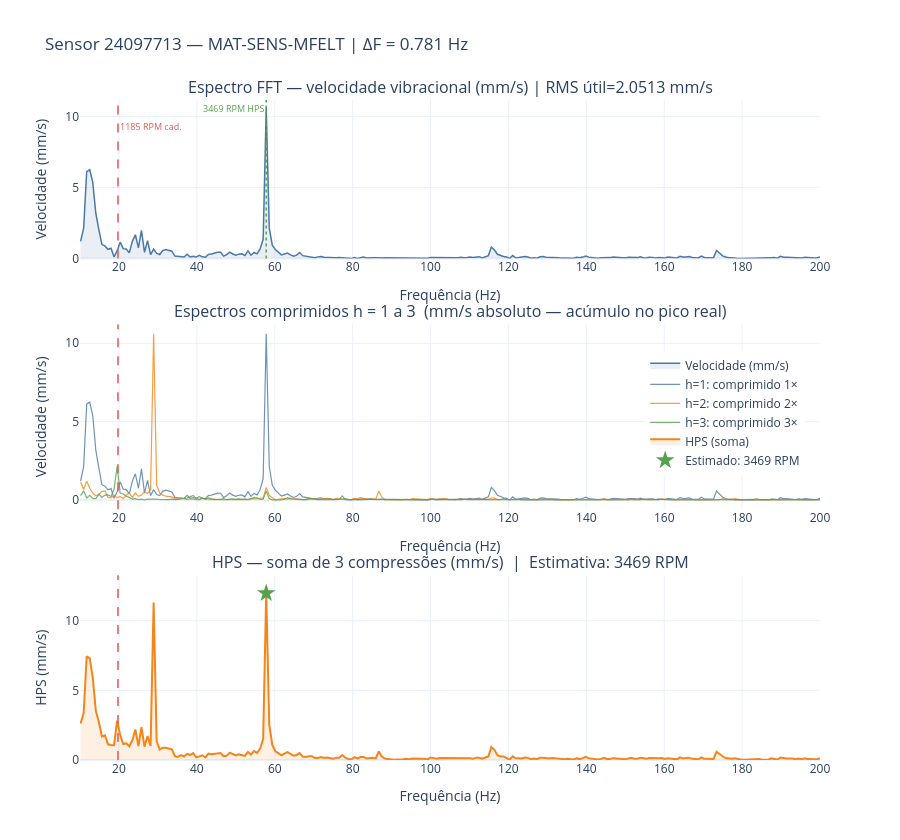

The notebook cell this image was saved under:
### Code cell
# ── 6.2 Seleção do sensor e análise ──────────────────────────────────────────
#
# Preencha SERIAL_SELECIONADO com o serial desejado (veja tabela 6.1).
# Deixe None para usar o primeiro sensor disponível.
#
SERIAL_SELECIONADO = 24097713   # ex.: "24097713"

# ─────────────────────────────────────────────────────────────────────────────
if not fft_disponiveis:
    print("[INFO] Sem dados coletados. Execute: python coletor.py")
else:
    if SERIAL_SELECIONADO:
        serial_sel = str(SERIAL_SELECIONADO)
        if serial_sel not in fft_disponiveis:
            disponiveis_str = ", ".join(sorted(fft_disponiveis.keys())[:10]) + "..."
            print(f"╔══ AVISO ══════════════════════════════════════════════════╗")
            print(f"║ Serial '{serial_sel}' não encontrado nos dados coletados.  ")
            print(f"║ Possíveis motivos:                                         ")
            print(f"║   • Sem medições nos últimos 3 dias (máquina parada/off)  ")
            print(f"║   • Serial digitado incorretamente                        ")
            print(f"║ Consulte a tabela 6.1 para seriais disponíveis.           ")
            print(f"╚═══════════════════════════════════════════════════════════╝")
            serial_sel = None
    else:
        serial_sel = None

    if serial_sel is None:
        # Usa o sensor com maior RMS disponível como padrão
        serial_sel = max(
            fft_disponiveis.keys(),
            key=lambda s: fft_disponiveis[s]["docs"][0].get("_rms_selecionado", 0.0)
        )
        print(f"[INFO] Usando sensor com maior RMS disponível: {serial_sel}\n")

    dados_sel = fft_disponiveis[serial_sel]
    rpm_cad   = dados_sel.get("rotacaoNominal")
    doc_sel   = dados_sel.get("docs", [{}])[0]
    rms_sel   = doc_sel.get("_rms_selecionado")

    print(f"Equipamento : {dados_sel.get('tag')}")
    print(f"Serial      : {serial_sel}")
    print(f"RPM cadastrado: {f'{rpm_cad:.0f}' if rpm_cad else '— (não cadastrado)'}")
    if rms_sel is not None:
        aviso = " ⚠ sinal fraco — máquina possivelmente parada" if rms_sel < 0.01 else ""
        print(f"RMS útil    : {rms_sel:.4f} mm/s{aviso}")
    print()

    resultado_sel = analisar_sensor(serial_sel, dados_sel,
                                    n_harmonics=3, exibir_figura=True)
    if resultado_sel:
        print("\n── Resultado HPS ──────────────────────────────────")
        print(f"  RPM estimado    : {resultado_sel['rpm_estimado']:.0f} RPM  ({resultado_sel['f_hz']:.3f} Hz)")
        if rpm_cad:
            print(f"  RPM cadastrado  : {rpm_cad:.0f}")
        if resultado_sel["erro_pct"] is not None:
            print(f"  Erro relativo   : {resultado_sel['erro_pct']:.1f}%")
        print(f"  Confiança       : {resultado_sel['confianca']:.2f} σ")
        print(f"  ΔF espectral    : {resultado_sel['delta_f_hz']:.4f} Hz/bin")

### Figure 1 — Plotly figure (JSON) as saved in the notebook; plotly's stock layout.template omitted (floating-point values rounded to 4 significant figures; data arrays with more than 128 entries replaced by an {"elided": "..."} marker saying what was removed)
{"data": [{"fill": "tozeroy", "fillcolor": "rgba(76,120,168,0.12)", "line": {"color": "#4C78A8", "width": 1.5}, "name": "Velocidade (mm/s)", "type": "scatter", "x": {"elided": "244 float values"}, "xaxis": "x", "y": {"elided": "244 float values"}, "yaxis": "y"}, {"line": {"color": "#4C78A8", "width": 1.2}, "name": "h=1: comprimido 1×", "opacity": 0.8, "type": "scatter", "x": {"elided": "244 float values"}, "xaxis": "x2", "y": {"elided": "244 float values"}, "yaxis": "y2"}, {"line": {"color": "#F58518", "width": 1.2}, "name": "h=2: comprimido 2×", "opacity": 0.8, "type": "scatter", "x": {"elided": "244 float values"}, "xaxis": "x2", "y": {"elided": "244 float values"}, "yaxis": "y2"}, {"line": {"color": "#54A24B", "width": 1.2}, "name": "h=3: comprimido 3×", "opacity": 0.8, "type": "scatter", "x": {"elided": "244 float values"}, "xaxis": "x2", "y": {"elided": "244 float values"}, "yaxis": "y2"}, {"fill": "tozeroy", "fillcolor": "rgba(245,133,24,0.12)", "line": {"color": "#F58518", "width": 2}, "name": "HPS (soma)", "type": "scatter", "x": {"elided": "244 float values"}, "xaxis": "x3", "y": {"elided": "244 float values"}, "yaxis": "y3"}, {"marker": {"color": "#54A24B", "size": 14, "symbol": "star"}, "mode": "markers", "name": "Estimado: 3469 RPM", "type": "scatter", "x": [57.81], "xaxis": "x3", "y": [11.98], "yaxis": "y3"}], "layout": {"annotations": [{"font": {"size": 16}, "showarrow": false, "text": "Espectro FFT — velocidade vibracional (mm/s) | RMS útil=2.0513 mm/s", "x": 0.5, "xanchor": "center", "xref": "paper", "y": 1, "yanchor": "bottom", "yref": "paper"}, {"font": {"size": 16}, "showarrow": false, "text": "Espectros comprimidos h = 1 a 3  (mm/s absoluto — acúmulo no pico real)", "x": 0.5, "xanchor": "center", "xref": "paper", "y": 0.66, "yanchor": "bottom", "yref": "paper"}, {"font": {"size": 16}, "showarrow": false, "text": "HPS — soma de 3 compressões (mm/s)  |  Estimativa: 3469 RPM", "x": 0.5, "xanchor": "center", "xref": "paper", "y": 0.28, "yanchor": "bottom", "yref": "paper"}, {"font": {"color": "#E45756", "size": 9}, "showarrow": false, "text": "1185 RPM cad.", "x": 19.75, "xanchor": "left", "xref": "x", "y": 1, "yanchor": "top", "yref": "y domain", "yshift": -18}, {"font": {"color": "#54A24B", "size": 9}, "showarrow": false, "text": "3469 RPM HPS", "x": 57.81, "xanchor": "right", "xref": "x", "y": 1, "yanchor": "top", "yref": "y domain"}], "height": 840, "legend": {"x": 0.98, "xanchor": "right", "y": 0.62, "yanchor": "top"}, "shapes": [{"line": {"color": "#E45756", "dash": "dash", "width": 1.5}, "type": "line", "x0": 19.75, "x1": 19.75, "xref": "x", "y0": 0, "y1": 1, "yref": "y domain"}, {"line": {"color": "#E45756", "dash": "dash", "width": 1.5}, "type": "line", "x0": 19.75, "x1": 19.75, "xref": "x2", "y0": 0, "y1": 1, "yref": "y2 domain"}, {"line": {"color": "#E45756", "dash": "dash", "width": 1.5}, "type": "line", "x0": 19.75, "x1": 19.75, "xref": "x3", "y0": 0, "y1": 1, "yref": "y3 domain"}, {"line": {"color": "#54A24B", "dash": "dot", "width": 1.5}, "type": "line", "x0": 57.81, "x1": 57.81, "xref": "x", "y0": 0, "y1": 1, "yref": "y domain"}], "title": {"text": "Sensor 24097713 — MAT-SENS-MFELT | ΔF = 0.781 Hz"}, "xaxis": {"anchor": "y", "domain": [0, 1], "range": [10, 200], "title": {"text": "Frequência (Hz)"}}, "xaxis2": {"anchor": "y2", "domain": [0, 1], "range": [10, 200], "title": {"text": "Frequência (Hz)"}}, "xaxis3": {"anchor": "y3", "domain": [0, 1], "range": [10, 200], "title": {"text": "Frequência (Hz)"}}, "yaxis": {"anchor": "x", "domain": [0.76, 1], "title": {"text": "Velocidade (mm/s)"}}, "yaxis2": {"anchor": "x2", "domain": [0.38, 0.66], "title": {"text": "Velocidade (mm/s)"}}, "yaxis3": {"anchor": "x3", "domain": [0, 0.28], "title": {"text": "HPS (mm/s)"}}}}
